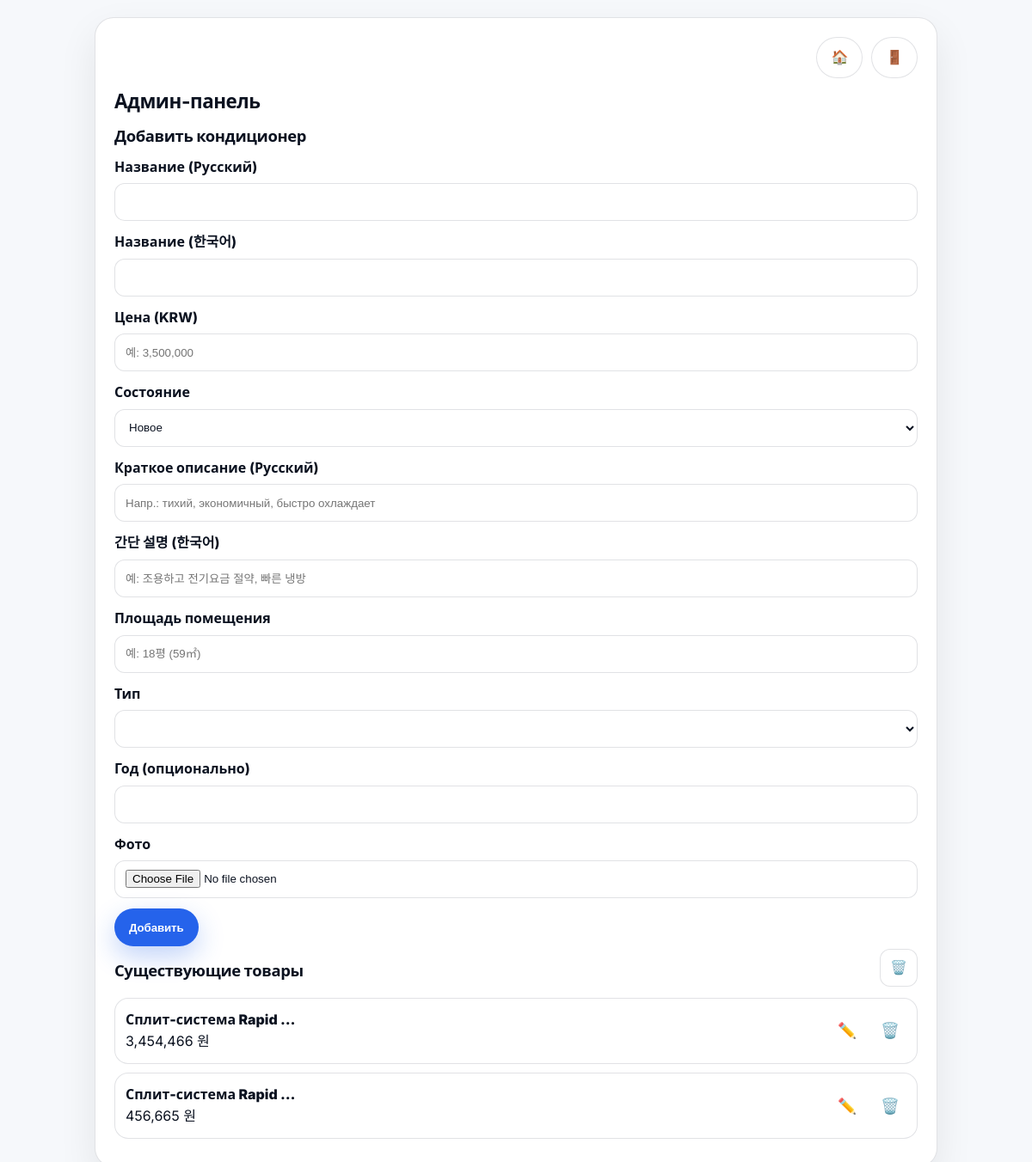
/admin.php (signed in), run on the app's committed database.
### tables this page shows
CREATE TABLE products (
        id INTEGER PRIMARY KEY AUTOINCREMENT,
        name_ru TEXT NOT NULL,
        name_ko TEXT NOT NULL,
        price TEXT NOT NULL,
        desc_ru TEXT,
        desc_ko TEXT,
        image TEXT,
        status TEXT DEFAULT 'available',
        created_at DATETIME DEFAULT CURRENT_TIMESTAMP
    );

### admin.php (the view, shortened to what this page needs)
<?php
$lang = 'ru';
$strings = [
    'ru' => [
        'title' => 'Админ-панель',
        'add_product' => 'Добавить кондиционер',
        'edit_product' => 'Редактировать кондиционер',
        'name_ru' => 'Название (Русский)',
        'name_ko' => 'Название (한국어)',
        'price' => 'Цена (KRW)',
        'condition' => 'Состояние',
        'condition_new' => 'Новое',
        'condition_used' => 'Б/У',
        'short_ru' => 'Краткое описание (Русский)',
        'short_ko' => '간단 설명 (한국어)',
        'area' => 'Площадь помещения',
        'type' => 'Тип',
        'year' => 'Год (опционально)',
        'required_fields' => 'Заполните обязательные поля',
        'image' => 'Фото',
        'image_current' => 'Текущее фото',
        'image_replace' => 'Заменить фото (опционально)',
        'submit' => 'Добавить',
        'update' => 'Сохранить',
        'cancel' => 'Отмена',
        'existing' => 'Существующие товары',
        'edit' => 'Редактировать',
        'delete' => 'Удалить',
        'logout' => 'Выход',
        'home' => 'На главную',
    ],
    'ko' => [
        'title' => '관리자 패널',
        'add_product' => '에어컨 추가',
        'edit_product' => '에어컨 수정',
        'name_ru' => '제품명 (러시아어)',
        'name_ko' => '제품명 (한국어)',
        'price' => '가격 (원)',
        'condition' => '상태',
        'condition_new' => '신제품',
        'condition_used' => '중고',
        'short_ru' => '간단 설명 (러시아어)',
        'short_ko' => '간단 설명 (한국어)',
        'area' => '면적',
        'type' => '유형',
        'year' => '제조 (선택)',
        'required_fields' => '필수 항목을 입력하세요',
        'image' => '이미지',
        'image_current' => '현재 이미지',
        'image_replace' => '이미지 교체 (선택)',
        'submit' => '추가하기',
        'update' => '저장',
        'cancel' => '취소',
        'existing' => '기존 제품',
        'edit' => '수정',
        'delete' => '삭제',
        'logout' => '로그아웃',
        'home' => '홈으로',
    ]
];
function t($key) {
    global $strings, $lang;
    return $strings[$lang][$key] ?? $key;
}
function normalizeDigits(string $value): string {
    return preg_replace('/\D+/u', '', $value) ?? '';
}
function formatPrice(string $value): string {
    $digits = normalizeDigits($value);
    if ($digits === '') return '';
    return number_format((int)$digits, 0, '.', ',');
}
$db_file = __DIR__ . '/ac_shop.db';
$pdo = new PDO("sqlite:$db_file");
$pdo->setAttribute(PDO::ATTR_ERRMODE, PDO::ERRMODE_EXCEPTION);
function typeOptions(): array {
    return [
        'wall' => [
            'ru' => 'Настенный (벽걸이형)',
            'ko' => '벽걸이형',
            'desc_ru' => 'Самый распространенный тип, легко вписывается в интерьер. Подходит для спальни или небольшого офиса.',
        ],
        'stand' => [
            'ru' => 'Напольный (스탠드형)',
            'ko' => '스탠드형',
            'desc_ru' => 'Мощные кондиционеры для больших площадей: гостиные, магазины.',
        ],
        'duct' => [
            'ru' => 'Канальный (덕트형)',
            'ko' => '덕트형',
            'desc_ru' => 'Скрывается за потолком и распределяет воздух по воздуховодам, не нарушая дизайн.',
        ],
        'cassette' => [
            'ru' => 'Кассетный (카세트형)',
            'ko' => '카세트형',
            'desc_ru' => 'Встраивается в подвесной потолок и распределяет воздух по четырем направлениям.',
        ],
        'floor_ceiling' => [
            'ru' => 'Напольно-потолочный (천장형)',
            'ko' => '천장형',
            'desc_ru' => 'Устанавливается у пола или под потолком, дает гибкость при монтаже.',
        ],
        'column' => [
            'ru' => 'Колонный (기둥형)',
            'ko' => '기둥형',
            'desc_ru' => 'Для больших помещений с высокими потолками.',
        ],
    ];
}
$editProduct = null;
$editFields = [
    'condition' => 'new',
    'short_ru' => '',
    'short_ko' => '',
    'area' => '',
    'type' => '',
    'year' => '',
];
$products = $pdo->query("SELECT * FROM products ORDER BY created_at DESC")->fetchAll();
?>
<!DOCTYPE html>
<html lang="<?php echo $lang; ?>">
<head>
    <link rel="stylesheet" href="style.css?v=2">
</head>
<body>
<div class="admin-container">
    <div class="admin-actions">
        <a class="btn btn-ghost" href="index.php?lang=ru" aria-label="На главную" title="На главную">🏠</a>
        <a class="btn btn-ghost" href="logout.php" aria-label="Выход" title="Выход">🚪</a>
    </div>
    <h1><?php echo t('title'); ?></h1>
    <h2><?php echo $editProduct ? t('edit_product') : t('add_product'); ?></h2>
    <form method="post" enctype="multipart/form-data">
        <label for="name_ru"><?php echo t('name_ru'); ?></label>
        <input id="name_ru" type="text" name="name_ru" value="<?php echo htmlspecialchars((string)($editProduct['name_ru'] ?? '')); ?>" required>
        <label for="name_ko"><?php echo t('name_ko'); ?></label>
        <input id="name_ko" type="text" name="name_ko" value="<?php echo htmlspecialchars((string)($editProduct['name_ko'] ?? '')); ?>" required>
        <label for="price"><?php echo t('price'); ?></label>
        <input id="price" type="text" name="price" placeholder="예: 3,500,000" value="<?php echo htmlspecialchars((string)formatPrice((string)($editProduct['price'] ?? ''))); ?>" required>
        <label for="condition"><?php echo t('condition'); ?></label>
        <select id="condition" name="condition" required>
            <option value="new" <?php echo ($editProduct && $editFields['condition'] === 'new') ? 'selected' : ''; ?>><?php echo t('condition_new'); ?></option>
        </select>
        <label for="short_ru"><?php echo t('short_ru'); ?></label>
        <input id="short_ru" type="text" name="short_ru" placeholder="Напр.: тихий, экономичный, быстро охлаждает" value="<?php echo htmlspecialchars((string)($editProduct ? $editFields['short_ru'] : '')); ?>">
        <label for="short_ko"><?php echo t('short_ko'); ?></label>
        <input id="short_ko" type="text" name="short_ko" placeholder="예: 조용하고 전기요금 절약, 빠른 냉방" value="<?php echo htmlspecialchars((string)($editProduct ? $editFields['short_ko'] : '')); ?>">
        <label for="area"><?php echo t('area'); ?></label>
        <input id="area" type="text" name="area" placeholder="예: 18평 (59㎡)" value="<?php echo htmlspecialchars((string)($editProduct ? $editFields['area'] : '')); ?>">
        <label for="type"><?php echo t('type'); ?></label>
        <select id="type" name="type">
            <option value=""></option>
            <?php foreach (typeOptions() as $k => $opt): ?>
                <?php
                $selected = '';
                ?>
                <option value="<?php echo htmlspecialchars((string)$k); ?>" <?php echo $selected; ?> data-desc="<?php echo htmlspecialchars((string)$opt['desc_ru']); ?>">
                </option>
            <?php endforeach; ?>
        </select>
        <label for="year"><?php echo t('year'); ?></label>
        <input id="year" type="number" name="year" inputmode="numeric" min="1990" max="2100" value="<?php echo htmlspecialchars((string)($editProduct ? $editFields['year'] : '')); ?>">
        <?php if ($editProduct && !empty($editProduct['image'])): ?>
            <label><?php echo t('image_current'); ?></label>
            <div class="hint"><?php echo htmlspecialchars((string)$editProduct['image']); ?></div>
            <label for="image"><?php echo t('image_replace'); ?></label>
        <?php else: ?>
            <label for="image"><?php echo t('image'); ?></label>
        <?php endif; ?>
        <input id="image" type="file" name="image" accept="image/jpeg,image/png,image/webp">
        <div style="display:flex; gap:10px; align-items:center; flex-wrap:wrap; margin-top:12px;">
            <?php if ($editProduct): ?>
                <button class="btn btn-primary" type="submit" name="update_product"><?php echo t('update'); ?></button>
                <a class="btn btn-ghost" href="admin.php?lang=<?php echo $lang; ?>"><?php echo t('cancel'); ?></a>
            <?php else: ?>
                <button class="btn btn-primary" type="submit" name="add_product"><?php echo t('submit'); ?></button>
            <?php endif; ?>
        </div>
    </form>
    <div class="admin-section-head">
        <h2><?php echo t('existing'); ?></h2>
        <a class="admin-icon-btn admin-icon-danger" href="?delete_all=1"
           onclick="return confirm('Удалить ВСЕ товары?')"
           aria-label="Удалить все" title="Удалить все">🗑️</a>
    </div>
    <?php foreach ($products as $prod): ?>
        <div class="admin-item">
            <?php
            $nameRu = (string)($prod['name_ru'] ?? '');
            $nameRuShort = $nameRu;
            if (function_exists('mb_strlen') && function_exists('mb_substr')) {
                if (mb_strlen($nameRuShort, 'UTF-8') > 20) {
                    $nameRuShort = mb_substr($nameRuShort, 0, 20, 'UTF-8') . '…';
                }
            } else {
                if (strlen($nameRuShort) > 20) {
                    $nameRuShort = substr($nameRuShort, 0, 20) . '...';
                }
            }
            ?>
            <div class="admin-item-main">
                <span class="admin-item-title" title="<?php echo htmlspecialchars($nameRu); ?>"><?php echo htmlspecialchars($nameRuShort); ?></span>
                <span><?php echo htmlspecialchars(formatPrice((string)$prod['price'])); ?> 원</span>
            </div>
            <div class="admin-links">
                <a class="admin-link" href="?edit=<?php echo $prod['id']; ?>" aria-label="Редактировать" title="Редактировать">✏️</a>
                <a class="admin-link admin-link-delete" href="?delete=<?php echo $prod['id']; ?>" onclick="return confirm('Удалить?')" aria-label="Удалить" title="Удалить">🗑️</a>
            </div>
        </div>
    <?php endforeach; ?>
</div>
</body>
</html>

### style.css (style rules this page uses)
:root { --bg: #f6f8fb; --surface: #ffffff; --surface-2: #f1f5f9; --text: #0b1220; --text-muted: #475569; --border: rgba(15, 23, 42, 0.12); --accent: #2563eb; --accent-strong: #1e40af; --shadow: 0 18px 45px rgba(2, 6, 23, 0.08); --shadow-hover: 0 22px 60px rgba(2, 6, 23, 0.12); --radius: 22px; --radius-sm: 16px; --container: 1200px; --section-space: clamp(44px, 6vw, 92px); --section-space-mobile: clamp(28px, 5vw, 40px); --focus: #38bdf8; --transition-fast: 180ms ease; --transition: 260ms ease; --bg-light: var(--surface); --bg-soft: var(--surface-2); --text-dark: var(--text); --accent-blue: var(--accent); --accent-blue-hover: var(--accent-strong); --card-shadow: var(--shadow); --card-hover-shadow: var(--shadow-hover); --transition-default: all var(--transition); }
* { box-sizing: border-box; }
html { color-scheme: light dark; }
body { margin: 0; font-family: 'Inter', system-ui, -apple-system, 'Segoe UI', Roboto, sans-serif; background: var(--bg); color: var(--text); line-height: 1.6; }
a { color: inherit; text-decoration-thickness: 0.08em; text-underline-offset: 0.18em; }
h1, h2, h3 { font-weight: 750; letter-spacing: -0.02em; line-height: 1.15; margin: 0; color: var(--text); }
.btn { display: inline-flex; align-items: center; justify-content: center; gap: 0.5rem; min-height: 44px; padding: 10px 16px; border-radius: 9999px; border: 1px solid transparent; font-weight: 700; letter-spacing: -0.01em; text-decoration: none; transition: transform var(--transition-fast), background var(--transition-fast), color var(--transition-fast), border-color var(--transition-fast), box-shadow var(--transition-fast); user-select: none; -webkit-tap-highlight-color: transparent; }
.btn-primary { background: var(--accent); color: white; box-shadow: 0 12px 30px rgba(37, 99, 235, 0.28); }
.btn-ghost { background: color-mix(in srgb, var(--surface) 65%, transparent); border-color: var(--border); color: var(--text); }

### admin.php (style rules this page uses)
body { margin: 0; padding: 20px; font-family: 'Inter', system-ui, -apple-system, 'Segoe UI', Roboto, sans-serif; background: var(--bg); color: var(--text); }
.admin-container { max-width: 980px; margin: 0 auto; background: var(--surface); border: 1px solid var(--border); border-radius: var(--radius); box-shadow: var(--shadow); padding: 22px; }
h1 { font-size: 1.4rem; margin: 0 0 12px; }
h2 { font-size: 1.15rem; margin: 18px 0 10px; }
label { display: block; margin: 12px 0 6px; font-weight: 750; }
input, textarea, select { width: 100%; min-height: 44px; padding: 10px 12px; border: 1px solid var(--border); border-radius: 12px; background: var(--surface); color: var(--text); }
.admin-actions { display: flex; justify-content: flex-end; gap: 10px; flex-wrap: wrap; margin-bottom: 14px; }
.admin-actions a { text-decoration: none; }
.admin-actions .btn { min-width: 44px; display: inline-flex; justify-content: center; align-items: center; }
.admin-item { background: color-mix(in srgb, var(--surface) 82%, transparent); border: 1px solid var(--border); padding: 12px; margin: 10px 0; border-radius: 16px; display: flex; justify-content: space-between; align-items: center; gap: 12px; }
.admin-item .admin-links { display: flex; gap: 12px; align-items: center; }
.admin-item .admin-link { text-decoration: none; font-weight: 850; font-size: 1.1rem; line-height: 1; padding: 8px; border-radius: 10px; }
.admin-item .admin-link-delete { color: color-mix(in srgb, #ef4444 85%, var(--text)); }
.admin-section-head { display: flex; align-items: center; justify-content: space-between; gap: 10px; }
.admin-section-head h2 { margin: 18px 0 10px; }
.admin-icon-btn { min-width: 44px; min-height: 44px; display: inline-flex; align-items: center; justify-content: center; border-radius: 12px; border: 1px solid var(--border); background: color-mix(in srgb, var(--surface) 70%, transparent); color: var(--text); text-decoration: none; }
.admin-icon-danger { color: color-mix(in srgb, #ef4444 85%, var(--text)); }
.admin-item-main { min-width: 0; }
.admin-item-title { display: block; font-weight: 850; }

### data on the page
products: name_ru "Сплит-система Rapid …", price "3,454,466"
products: name_ru "Сплит-система Rapid …", price "456,665"

### other printed values
t('title') "Админ-панель"
t('add_product') "Добавить кондиционер"
t('name_ru') "Название (Русский)"
t('name_ko') "Название (한국어)"
t('price') "Цена (KRW)"
t('condition') "Состояние"
t('short_ru') "Краткое описание (Русский)"
t('short_ko') "간단 설명 (한국어)"
t('area') "Площадь помещения"
t('type') "Тип"
t('year') "Год (опционально)"
t('image') "Фото"
t('submit') "Добавить"
t('existing') "Существующие товары"
form field condition "Новое"
